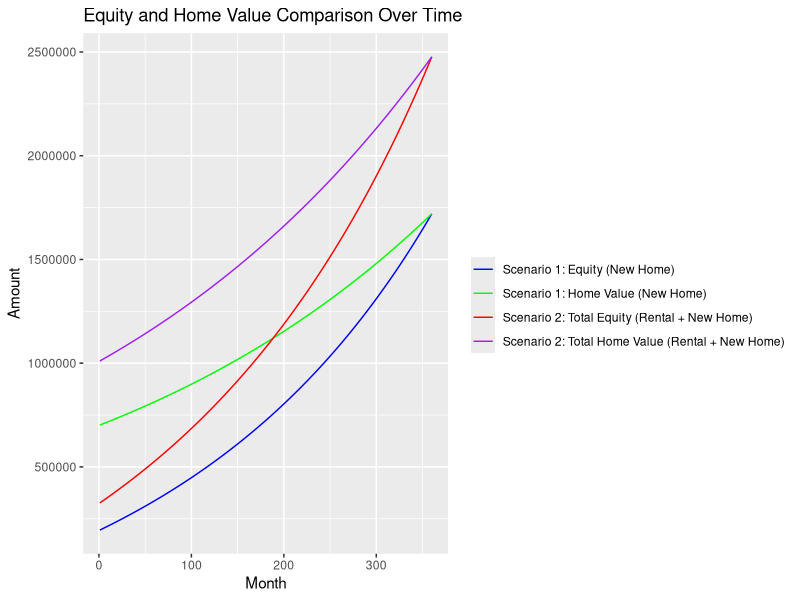

R code for this plot:
# Install and load necessary packages
if (!require("data.table")) install.packages("data.table")
if (!require("ggplot2")) install.packages("ggplot2")
library(data.table)
library(ggplot2)

# Function to calculate monthly mortgage payment (PMT)
calculate_mortgage_payment <- function(principal, annual_rate, term_years) {
  monthly_rate <- annual_rate / 12
  n <- term_years * 12
  payment <- principal * monthly_rate / (1 - (1 + monthly_rate)^-n)
  return(payment)
}

# Function to calculate equity and home value over time
calculate_equity_and_value <- function(initial_value, loan_amount, monthly_payment, annual_rate, term_years, appreciation_rate) {
  monthly_rate <- annual_rate / 12
  n <- term_years * 12
  schedule <- data.table(Month = 1:n, Equity = rep(0, n), Home_Value = rep(0, n))
  current_loan_amount <- loan_amount
  
  for (i in 1:n) {
    interest_payment <- current_loan_amount * monthly_rate
    principal_payment <- monthly_payment - interest_payment
    current_loan_amount <- current_loan_amount - principal_payment
    home_value <- initial_value * (1 + appreciation_rate / 12) ^ i
    equity <- home_value - max(current_loan_amount, 0)
    
    schedule[i, `:=`(Equity = equity, Home_Value = home_value)]
  }
  
  return(schedule)
}

# Scenario 1 Parameters: Sell current home and buy a larger one
sell_price <- 408000  # Selling price of current home
outstanding_mortgage <- 184730.64  # Remaining mortgage on current home
sale_costs <- 30000  # Costs associated with selling
net_profit_from_sale <- sell_price - outstanding_mortgage - sale_costs

price_new_home <- 700000  # Price of the larger home
down_payment_new_home <- net_profit_from_sale
loan_amount_new_home <- price_new_home - down_payment_new_home
interest_rate_new_home <- 0.07  # Interest rate for new home
term_new_home <- 30  # Mortgage term for new home in years

monthly_payment_new_home <- calculate_mortgage_payment(loan_amount_new_home, interest_rate_new_home, term_new_home)

# Scenario 2 Parameters: Keep current home for rent and buy another house
monthly_rental_income <- 2500
rental_expenses <- 500
net_rental_income <- monthly_rental_income - rental_expenses

price_another_home <- 600000  # Price of another home to live in
down_payment_another_home <- 100000  # Down payment for another home
loan_amount_another_home <- price_another_home - down_payment_another_home
interest_rate_another_home <- 0.07  # Interest rate for another home
term_another_home <- 30  # Mortgage term for another home in years

monthly_payment_another_home <- calculate_mortgage_payment(loan_amount_another_home, interest_rate_another_home, term_another_home)

# Common Parameters for Both Scenarios
appreciation_rate <- 0.03  # Annual property value appreciation rate
term_years_analysis <- 30  # Number of years for the analysis

# Calculate equity and home value for Scenario 1
equity_value_scenario1 <- calculate_equity_and_value(price_new_home, loan_amount_new_home, monthly_payment_new_home, interest_rate_new_home, term_years_analysis, appreciation_rate)

# Calculate equity and home value for Scenario 2 (Rental)
equity_value_rental <- calculate_equity_and_value(sell_price, outstanding_mortgage, calculate_mortgage_payment(outstanding_mortgage, interest_rate_new_home, term_years_analysis), interest_rate_new_home, term_years_analysis, appreciation_rate)

# Calculate equity and home value for Scenario 2 (New Home)
equity_value_new_home_scenario2 <- calculate_equity_and_value(price_another_home, loan_amount_another_home, monthly_payment_another_home, interest_rate_another_home, term_years_analysis, appreciation_rate)

# Total Equity and Value for Scenario 2
equity_value_scenario2 <- merge(equity_value_rental, equity_value_new_home_scenario2, by = "Month")
equity_value_scenario2[, Total_Equity := Equity.x + Equity.y]
equity_value_scenario2[, Total_Home_Value := Home_Value.x + Home_Value.y]

# Plotting the results
plot <- ggplot() +
  geom_line(data = equity_value_scenario1, aes(x = Month, y = Equity, color = "Scenario 1: Equity (New Home)")) +
  geom_line(data = equity_value_scenario1, aes(x = Month, y = Home_Value, color = "Scenario 1: Home Value (New Home)")) +
  geom_line(data = equity_value_scenario2, aes(x = Month, y = Total_Equity, color = "Scenario 2: Total Equity (Rental + New Home)")) +
  geom_line(data = equity_value_scenario2, aes(x = Month, y = Total_Home_Value, color = "Scenario 2: Total Home Value (Rental + New Home)")) +
  scale_color_manual("", 
                     values = c("Scenario 1: Equity (New Home)" = "blue", 
                                "Scenario 1: Home Value (New Home)" = "green",
                                "Scenario 2: Total Equity (Rental + New Home)" = "red",
                                "Scenario 2: Total Home Value (Rental + New Home)" = "purple")) +
  ggtitle("Equity and Home Value Comparison Over Time") +
  xlab("Month") +
  ylab("Amount")

# Saving the plot to a file
ggsave("equity_home_value_comparison_plot.png", plot, width = 12, height = 8)